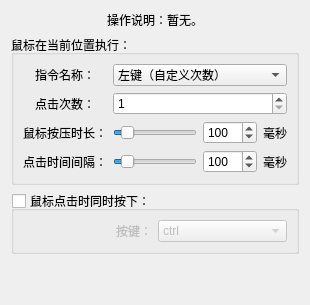
       <widget class="QWidget" name="tab_9">
        <attribute name="title">
         <string>鼠标点击</string>
        </attribute>
        <layout class="QVBoxLayout" name="verticalLayout_19">
         <item>
          <widget class="QLabel" name="label_87">
           <property name="sizePolicy">
            <sizepolicy hsizetype="Preferred" vsizetype="Preferred">
             <horstretch>0</horstretch>
             <verstretch>0</verstretch>
            </sizepolicy>
           </property>
           <property name="text">
            <string>操作说明：暂无。</string>
           </property>
           <property name="alignment">
            <set>Qt::AlignCenter</set>
           </property>
           <property name="wordWrap">
            <bool>false</bool>
           </property>
           <property name="margin">
            <number>0</number>
           </property>
           <property name="indent">
            <number>-1</number>
           </property>
           <property name="openExternalLinks">
            <bool>false</bool>
           </property>
          </widget>
         </item>
         <item>
          <widget class="QGroupBox" name="groupBox_31">
           <property name="title">
            <string>鼠标在当前位置执行：</string>
           </property>
           <layout class="QVBoxLayout" name="verticalLayout_17">
            <item>
             <layout class="QGridLayout" name="gridLayout_37" columnstretch="4,4,1,0">
              <item row="3" column="3">
               <widget class="QLabel" name="label_111">
                <property name="text">
                 <string>毫秒</string>
                </property>
               </widget>
              </item>
              <item row="2" column="1">
               <widget class="QSlider" name="horizontalSlider_2">
                <property name="minimum">
                 <number>1</number>
                </property>
                <property name="maximum">
                 <number>999</number>
                </property>
                <property name="value">
                 <number>100</number>
                </property>
                <property name="orientation">
                 <enum>Qt::Horizontal</enum>
                </property>
               </widget>
              </item>
              <item row="2" column="3">
               <widget class="QLabel" name="label_109">
                <property name="text">
                 <string>毫秒</string>
                </property>
               </widget>
              </item>
              <item row="0" column="0">
               <widget class="QLabel" name="label_107">
                <property name="text">
                 <string>指令名称：</string>
                </property>
                <property name="alignment">
                 <set>Qt::AlignCenter</set>
                </property>
               </widget>
              </item>
              <item row="0" column="1" colspan="3">
               <widget class="QComboBox" name="comboBox_35">
                <item>
                 <property name="text">
                  <string>左键（自定义次数）</string>
                 </property>
                </item>
                <item>
                 <property name="text">
                  <string>右键（自定义次数）</string>
                 </property>
                </item>
               </widget>
              </item>
              <item row="2" column="0">
               <widget class="QLabel" name="label_32">
                <property name="text">
                 <string>鼠标按压时长：</string>
                </property>
                <property name="alignment">
                 <set>Qt::AlignCenter</set>
                </property>
               </widget>
              </item>
              <item row="1" column="1" colspan="3">
               <widget class="QSpinBox" name="spinBox_18">
                <property name="enabled">
                 <bool>true</bool>
                </property>
                <property name="layoutDirection">
                 <enum>Qt::LeftToRight</enum>
                </property>
                <property name="alignment">
                 <set>Qt::AlignLeading|Qt::AlignLeft|Qt::AlignVCenter</set>
                </property>
                <property name="minimum">
                 <number>1</number>
                </property>
                <property name="maximum">
                 <number>999</number>
                </property>
                <property name="value">
                 <number>1</number>
                </property>
               </widget>
              </item>
              <item row="1" column="0">
               <widget class="QLabel" name="label_108">
                <property name="enabled">
                 <bool>true</bool>
                </property>
                <property name="text">
                 <string>点击次数：</string>
                </property>
                <property name="alignment">
                 <set>Qt::AlignCenter</set>
                </property>
               </widget>
              </item>
              <item row="3" column="0">
               <widget class="QLabel" name="label_110">
                <property name="text">
                 <string>点击时间间隔：</string>
                </property>
                <property name="alignment">
                 <set>Qt::AlignCenter</set>
                </property>
               </widget>
              </item>
              <item row="2" column="2">
               <widget class="QSpinBox" name="spinBox_19">
                <property name="minimum">
                 <number>1</number>
                </property>
                <property name="maximum">
                 <number>9999</number>
                </property>
                <property name="value">
                 <number>100</number>
                </property>
               </widget>
              </item>
              <item row="3" column="2">
               <widget class="QSpinBox" name="spinBox_20">
                <property name="minimum">
                 <number>1</number>
                </property>
                <property name="maximum">
                 <number>9999</number>
                </property>
                <property name="value">
                 <number>100</number>
                </property>
               </widget>
              </item>
              <item row="3" column="1">
               <widget class="QSlider" name="horizontalSlider_3">
                <property name="minimum">
                 <number>1</number>
                </property>
                <property name="maximum">
                 <number>999</number>
                </property>
                <property name="value">
                 <number>100</number>
                </property>
                <property name="orientation">
                 <enum>Qt::Horizontal</enum>
                </property>
               </widget>
              </item>
             </layout>
            </item>
           </layout>
          </widget>
         </item>
         <item>
          <widget class="QGroupBox" name="groupBox_63">
           <property name="title">
            <string>鼠标点击时同时按下：</string>
           </property>
           <property name="checkable">
            <bool>true</bool>
           </property>
           <property name="checked">
            <bool>false</bool>
           </property>
           <layout class="QHBoxLayout" name="horizontalLayout_8" stretch="1,1">
            <item>
             <widget class="QLabel" name="label_162">
              <property name="text">
               <string>按键：</string>
              </property>
              <property name="alignment">
               <set>Qt::AlignRight|Qt::AlignTrailing|Qt::AlignVCenter</set>
              </property>
             </widget>
            </item>
            <item>
             <widget class="QComboBox" name="comboBox_66">
              <item>
               <property name="text">
                <string>ctrl</string>
               </property>
              </item>
              <item>
               <property name="text">
                <string>alt</string>
               </property>
              </item>
              <item>
               <property name="text">
                <string>shift</string>
               </property>
              </item>
             </widget>
            </item>
           </layout>
          </widget>
         </item>
         <item>
          <spacer name="verticalSpacer_4">
           <property name="orientation">
            <enum>Qt::Vertical</enum>
           </property>
           <property name="sizeHint" stdset="0">
            <size>
             <width>20</width>
             <height>40</height>
            </size>
           </property>
          </spacer>
         </item>
        </layout>
       </widget>
